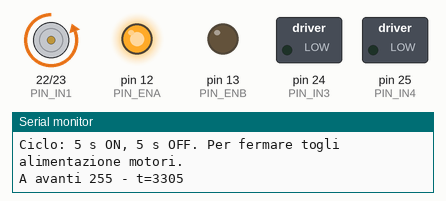
Bench run of a sketch on a simulated Arduino Mega 2560, built with avr-gcc and run on an emulated ATmega2560. Parts: motor-driver pin pairs drawn as motors (green arrow = first pin HIGH = forward, orange = second pin HIGH = backward, longer = more drive), switched loads named in the sketch (green lamp = pin HIGH), output pins drawn as LEDs (lit = HIGH), the last lines printed to the serial monitor.

Above: at 5.8 s.
At 10.8 s:
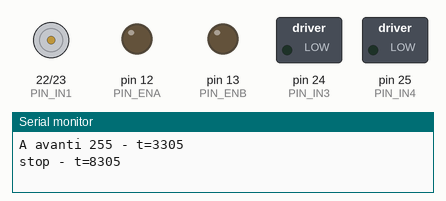
Timing chart, 0 to 16.3 s (numbered marks = the images above):
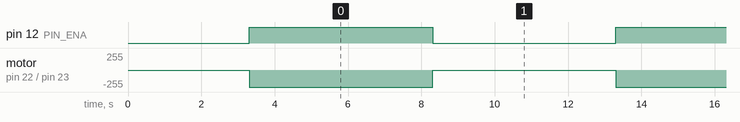

Measured:
- by itself, pin 12 (PIN_ENA): alternates HIGH for 5.0 s and LOW for 5.0 s
- by itself, motor on pin 22 (PIN_IN1) / pin 23 (PIN_IN2): alternates backward 255/255 for 5.0 s and stopped for 5.0 s

The sketch:

pwm_a_forward_test.ino
```cpp
/*
  Robocup2027HandOn - test di banco: canale A avanti a 255 in loop
  Arduino Mega 2560 + L298N

  RUOTE SOLLEVATE. Il test parte 3 s dopo il reset e ripete:
    A avanti 255 per 5 s
    stop per 5 s

  Serve a tenere una fase stabile abbastanza a lungo per misurare con il
  multimetro +12, 5V, ENA, OUT1, OUT2 e temperatura del L298N, senza dover
  premere reset a ogni lettura.

  Per fermare: togli alimentazione ai motori. Il reset fa ripartire il ciclo
  dopo 3 s.

  Mappa:
    ENA=12 IN1=22 IN2=23  (canale A, atteso ruota destra)
    ENB=13 IN3=24 IN4=25  (canale B, tenuto fermo)
*/

const uint8_t PIN_ENA = 12;
const uint8_t PIN_ENB = 13;
const uint8_t PIN_IN1 = 22;
const uint8_t PIN_IN2 = 23;
const uint8_t PIN_IN3 = 24;
const uint8_t PIN_IN4 = 25;

const uint8_t TEST_PWM = 255;
const unsigned long ON_MS = 5000;
const unsigned long OFF_MS = 5000;

void stopMotors() {
  analogWrite(PIN_ENA, 0);
  analogWrite(PIN_ENB, 0);
  digitalWrite(PIN_IN1, LOW);
  digitalWrite(PIN_IN2, LOW);
  digitalWrite(PIN_IN3, LOW);
  digitalWrite(PIN_IN4, LOW);
}

void channelAForward() {
  digitalWrite(PIN_IN1, LOW);
  digitalWrite(PIN_IN2, HIGH);
  analogWrite(PIN_ENA, TEST_PWM);
}

void setup() {
  pinMode(PIN_ENA, OUTPUT);
  pinMode(PIN_ENB, OUTPUT);
  pinMode(PIN_IN1, OUTPUT);
  pinMode(PIN_IN2, OUTPUT);
  pinMode(PIN_IN3, OUTPUT);
  pinMode(PIN_IN4, OUTPUT);

  stopMotors();
  Serial.begin(115200);
  delay(300);

  Serial.println(F("=== Test A avanti 255 in loop ==="));
  Serial.println(F("RUOTE SOLLEVATE. Avvio tra 3 s."));
  Serial.println(F("Ciclo: 5 s ON, 5 s OFF. Per fermare togli alimentazione motori."));
  delay(3000);
}

void loop() {
  Serial.print(F("A avanti 255 - t="));
  Serial.println(millis());
  channelAForward();
  delay(ON_MS);

  stopMotors();
  Serial.print(F("stop - t="));
  Serial.println(millis());
  delay(OFF_MS);
}
```
